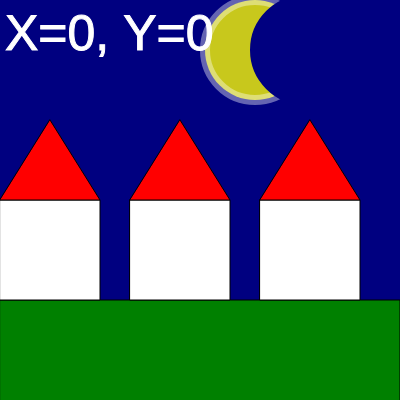
Frame 1 (no input)
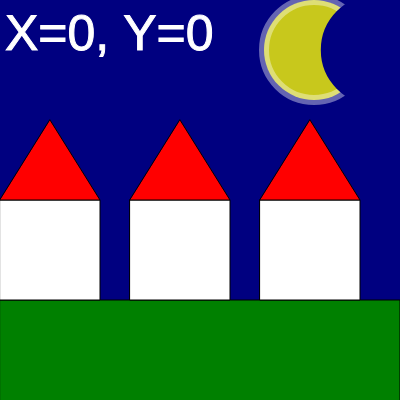
Frame 60 (no input)
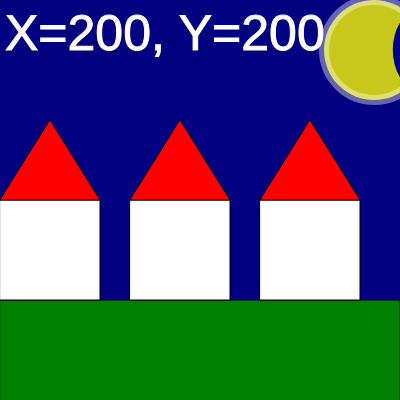
Frame 120 (the mouse pressed at the canvas centre since frame 60)

The p5.js sketch that drew these frames (run headless with seeded random() and noise() and a simulated clock; from frame 60 on, the mouse is pressed at the canvas centre):

// p5.js sketch
// ── sketch.js
let canvasXMax=400, canvasYMax=400;
let moonXpos=255;
let moonYpos=50;
let phase =50;
let diametro = 100;
function setup() {
  createCanvas(canvasXMax, canvasYMax);
}
function draw() {
  background("navy");
  //moon
  colorMode(RGB);
  drawingMoon(moonXpos, moonYpos, diametro, phase);
  // drawingMoon(50, 100, 100, 5);
  stroke(0);//black outline
  strokeWeight(1);//outline thickness
  fill("green");
  let y = 300;
  rect(0, y, canvasXMax, y);
  stroke(0);//black outline
  strokeWeight(1);//outline thickness
  let x_casa =0;
  let house_height = 100, house_width=100;
  for(let numero_case=0; numero_case<3; numero_case++){
    fill("white");
    rect(x_casa, y-house_height , house_width, house_height);
    fill("red");
    let roof_height=80;
    triangle(x_casa, y-house_height , x_casa+house_width, y-house_height, x_casa+(house_width/2), y-house_height-roof_height);
    x_casa += house_width+30;
  }
  //displays the x and y position of the mouse on the canvas
  stroke("white");
  strokeWeight(1);
  fill(255);//white text
  textSize(50)
  text(`X=${mouseX}, Y=${mouseY}`, 5, 50);
  moonXpos= (moonXpos+1)% canvasXMax;
  phase = phase+0.2;
  if(phase > diametro){
    phase = -diametro;
  }
}

function drawingMoon(xMoon, yMoon, dMoon, phase){
  //codice che ci serve per disegnare la luna
  push();
  fill(255, 255, 0, 200);
  stroke(255, 255, 255, 100);
  strokeWeight(10); //large outline
  circle(xMoon, yMoon, dMoon);
  //overlappin circle
  translate(phase,0);
  stroke("navy");
  fill("navy");
  circle(xMoon, yMoon,dMoon);
  pop();
}
